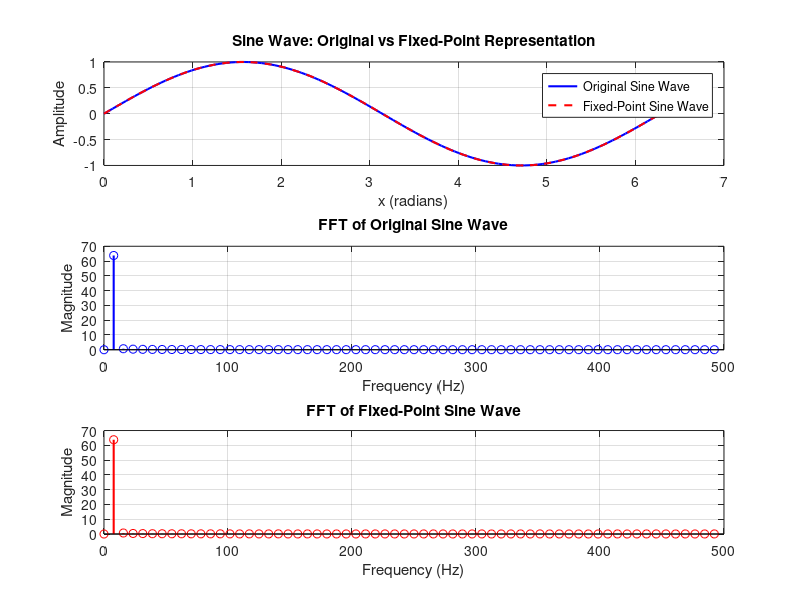

Recreate this plot in MATLAB.
N = 128; % no of values (div by 8)
amplitude = 1; % amplitude of the sine wave
scaling_factor = 2^8; % Scale for fixed-point representation
Fs = 1000; % Sampling frequency in Hz (arbitrary for this example)

if mod(N, 8) ~= 0
    error('Total number of values (N) must be divisible by 8.');
end

% gen sine wave
x = linspace(0, 2*pi, N); % Generate N points over one sine wave period
sine_wave = amplitude * sin(x); % Sine wave values

scaled_values = round(sine_wave * scaling_factor); % Fixed-point representation
real_values = scaled_values; % real part
imaginary_values = zeros(size(real_values)); %imaginary part
%output to file
filename = 'inputsine.txt';
fileID = fopen(filename, 'w');
fprintf(fileID, 'Real,Imaginary\n'); 
for i = 1:N
    fprintf(fileID, '%d,%d\n', real_values(i), imaginary_values(i));
end
fclose(fileID);

% FFT of the original sine wave
original_fft = fft(sine_wave);
original_fft_magnitude = abs(original_fft(1:N/2)); 
frequencies = (0:N/2-1) * (Fs / N); 

% FFT of the fixed-point sine wave
scaled_fft = fft(scaled_values / scaling_factor); %  back to decimal for FFT
scaled_fft_magnitude = abs(scaled_fft(1:N/2));

% Plot original sine wave and scaled sine wave
figure;
subplot(3, 1, 1);
plot(x, sine_wave, 'b-', 'LineWidth', 1.5); % Original sine wave
hold on;
plot(x, scaled_values / scaling_factor, 'r--', 'LineWidth', 1.5); % Scaled sine wave
grid on;
xlabel('x (radians)');
ylabel('Amplitude');
legend('Original Sine Wave', 'Fixed-Point Sine Wave');
title('Sine Wave: Original vs Fixed-Point Representation');
hold off;

% Plot FFT of original sine wave
subplot(3, 1, 2);
stem(frequencies, original_fft_magnitude, 'b', 'LineWidth', 1.5);
grid on;
xlabel('Frequency (Hz)');
ylabel('Magnitude');
title('FFT of Original Sine Wave');

% Plot FFT of fixed-point sine wave
subplot(3, 1, 3);
stem(frequencies, scaled_fft_magnitude, 'r', 'LineWidth', 1.5);
grid on;
xlabel('Frequency (Hz)');
ylabel('Magnitude');
title('FFT of Fixed-Point Sine Wave');

fprintf('Values written to file "%s".\n', filename);
